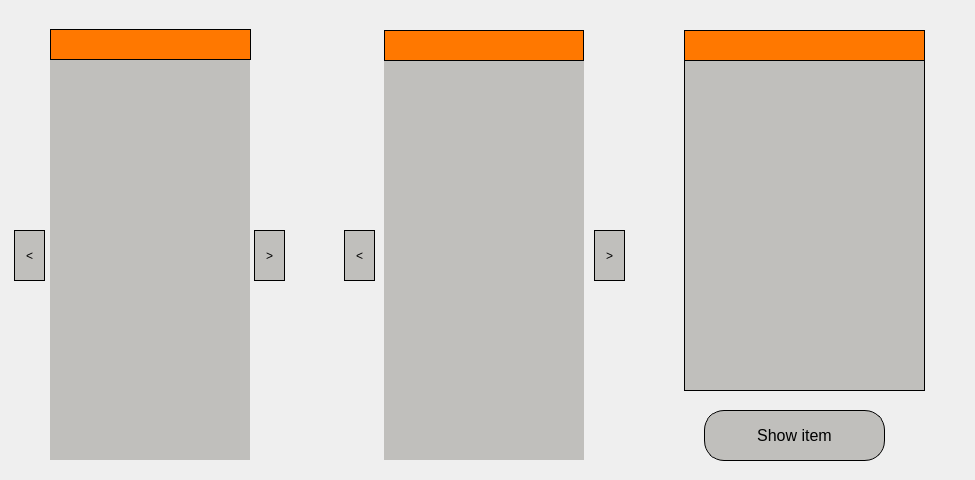
<?xml version="1.0" encoding="UTF-8"?>
<ui version="4.0">
 <class>Form</class>
 <widget class="QWidget" name="Form">
  <property name="geometry">
   <rect>
    <x>0</x>
    <y>0</y>
    <width>975</width>
    <height>480</height>
   </rect>
  </property>
  <property name="windowTitle">
   <string>Form</string>
  </property>
  <widget class="QLabel" name="l_gif">
   <property name="geometry">
    <rect>
     <x>384</x>
     <y>60</y>
     <width>200</width>
     <height>400</height>
    </rect>
   </property>
   <property name="styleSheet">
    <string notr="true">background-color: rgb(192, 191, 188);</string>
   </property>
   <property name="text">
    <string/>
   </property>
  </widget>
  <widget class="QPushButton" name="btn_gif_right">
   <property name="enabled">
    <bool>false</bool>
   </property>
   <property name="geometry">
    <rect>
     <x>594</x>
     <y>230</y>
     <width>31</width>
     <height>51</height>
    </rect>
   </property>
   <property name="styleSheet">
    <string notr="true">QPushButton {
	background-color: rgb(255, 120, 0);
	border-style: solid;
	border-width: 1px;
	border-color: rgb(0, 0, 0);
}

QPushButton:disabled {
	background-color: rgb(192, 191, 188);
	color: rgb(0, 0, 0);
}

QPushButton:hover {
	background-color: qlineargradient(spread:reflect, x1:0.493, y1:0.488545, x2:1, y2:1, stop:0.189055 rgba(255, 120, 0, 255), stop:1 rgba(255, 232, 214, 255));
}</string>
   </property>
   <property name="text">
    <string>&gt;</string>
   </property>
  </widget>
  <widget class="QLabel" name="label_photobox">
   <property name="geometry">
    <rect>
     <x>50</x>
     <y>29</y>
     <width>201</width>
     <height>31</height>
    </rect>
   </property>
   <property name="styleSheet">
    <string notr="true">background-color: rgb(255, 120, 0);
border-color: rgb(0, 0, 0);
border-style: solid;
border-width: 1px;</string>
   </property>
   <property name="text">
    <string/>
   </property>
   <property name="alignment">
    <set>Qt::AlignCenter</set>
   </property>
  </widget>
  <widget class="QLabel" name="l_photobox">
   <property name="geometry">
    <rect>
     <x>50</x>
     <y>60</y>
     <width>200</width>
     <height>400</height>
    </rect>
   </property>
   <property name="styleSheet">
    <string notr="true">background-color: rgb(192, 191, 188);</string>
   </property>
   <property name="text">
    <string/>
   </property>
  </widget>
  <widget class="QLabel" name="label_gif">
   <property name="geometry">
    <rect>
     <x>384</x>
     <y>30</y>
     <width>200</width>
     <height>31</height>
    </rect>
   </property>
   <property name="styleSheet">
    <string notr="true">background-color: rgb(255, 120, 0);
border-color: rgb(0, 0, 0);
border-style: solid;
border-width: 1px;</string>
   </property>
   <property name="text">
    <string/>
   </property>
   <property name="alignment">
    <set>Qt::AlignCenter</set>
   </property>
  </widget>
  <widget class="QPushButton" name="btn_photobox_right">
   <property name="enabled">
    <bool>false</bool>
   </property>
   <property name="geometry">
    <rect>
     <x>254</x>
     <y>230</y>
     <width>31</width>
     <height>51</height>
    </rect>
   </property>
   <property name="styleSheet">
    <string notr="true">QPushButton {
	background-color: rgb(255, 120, 0);
	border-style: solid;
	border-width: 1px;
	border-color: rgb(0, 0, 0);
}

QPushButton:disabled {
	background-color: rgb(192, 191, 188);
	color: rgb(0, 0, 0);
}

QPushButton:hover {
	background-color: qlineargradient(spread:reflect, x1:0.493, y1:0.488545, x2:1, y2:1, stop:0.189055 rgba(255, 120, 0, 255), stop:1 rgba(255, 232, 214, 255));
}</string>
   </property>
   <property name="text">
    <string>&gt;</string>
   </property>
  </widget>
  <widget class="QLabel" name="label_items">
   <property name="geometry">
    <rect>
     <x>684</x>
     <y>30</y>
     <width>241</width>
     <height>31</height>
    </rect>
   </property>
   <property name="styleSheet">
    <string notr="true">background-color: rgb(255, 120, 0);
border-color: rgb(0, 0, 0);
border-style: solid;
border-width: 1px;</string>
   </property>
   <property name="text">
    <string/>
   </property>
   <property name="alignment">
    <set>Qt::AlignCenter</set>
   </property>
  </widget>
  <widget class="QListWidget" name="list_view_items">
   <property name="geometry">
    <rect>
     <x>684</x>
     <y>60</y>
     <width>241</width>
     <height>331</height>
    </rect>
   </property>
   <property name="font">
    <font>
     <pointsize>12</pointsize>
     <italic>false</italic>
     <underline>false</underline>
     <strikeout>false</strikeout>
     <stylestrategy>PreferDefault</stylestrategy>
     <kerning>true</kerning>
    </font>
   </property>
   <property name="cursor" stdset="0">
    <cursorShape>ArrowCursor</cursorShape>
   </property>
   <property name="focusPolicy">
    <enum>Qt::NoFocus</enum>
   </property>
   <property name="styleSheet">
    <string notr="true">QListView{
	background-color: rgb(192, 191, 188);
	border-color: rgb(0, 0, 0);
	border-style: solid;
	border-width: 1px;
	padding: 5px;
	padding-left: 5px;
}

QListView:item{
	border: 2px solid black;
	margin:5px;
	height:50px;
	width:200px;
}

QListView:item:selected{
	border: 1px solid black;
	background-color: rgba(255, 120, 0, 171);
}</string>
   </property>
   <property name="autoScroll">
    <bool>true</bool>
   </property>
   <property name="movement">
    <enum>QListView::Static</enum>
   </property>
   <property name="flow">
    <enum>QListView::LeftToRight</enum>
   </property>
   <property name="isWrapping" stdset="0">
    <bool>true</bool>
   </property>
   <property name="resizeMode">
    <enum>QListView::Fixed</enum>
   </property>
   <property name="layoutMode">
    <enum>QListView::SinglePass</enum>
   </property>
   <property name="spacing">
    <number>0</number>
   </property>
   <property name="gridSize">
    <size>
     <width>120</width>
     <height>60</height>
    </size>
   </property>
   <property name="viewMode">
    <enum>QListView::ListMode</enum>
   </property>
   <property name="modelColumn">
    <number>0</number>
   </property>
   <property name="uniformItemSizes">
    <bool>false</bool>
   </property>
   <property name="wordWrap">
    <bool>false</bool>
   </property>
   <property name="selectionRectVisible">
    <bool>true</bool>
   </property>
   <property name="currentRow">
    <number>-1</number>
   </property>
   <property name="sortingEnabled">
    <bool>false</bool>
   </property>
  </widget>
  <widget class="QLabel" name="l_videoname">
   <property name="geometry">
    <rect>
     <x>54</x>
     <y>9</y>
     <width>871</width>
     <height>16</height>
    </rect>
   </property>
   <property name="font">
    <font>
     <pointsize>14</pointsize>
    </font>
   </property>
   <property name="text">
    <string/>
   </property>
   <property name="alignment">
    <set>Qt::AlignCenter</set>
   </property>
  </widget>
  <widget class="QPushButton" name="btn_show_item">
   <property name="enabled">
    <bool>false</bool>
   </property>
   <property name="geometry">
    <rect>
     <x>704</x>
     <y>410</y>
     <width>181</width>
     <height>51</height>
    </rect>
   </property>
   <property name="font">
    <font>
     <pointsize>12</pointsize>
     <weight>50</weight>
     <bold>false</bold>
    </font>
   </property>
   <property name="cursor">
    <cursorShape>PointingHandCursor</cursorShape>
   </property>
   <property name="styleSheet">
    <string notr="true">QPushButton {
	border-radius: 20px;
	background-color: rgb(255, 120, 0);
	border-style: solid;
	border-width: 1px;
	border-color: rgb(0, 0, 0);
}

QPushButton:disabled {
	background-color: rgb(192, 191, 188);
	color: rgb(0, 0, 0);
}

QPushButton:hover {
	background-color: qlineargradient(spread:reflect, x1:0.493, y1:0.488545, x2:1, y2:1, stop:0.189055 rgba(255, 120, 0, 255), stop:1 rgba(255, 232, 214, 255));
}</string>
   </property>
   <property name="text">
    <string>Show item</string>
   </property>
  </widget>
  <widget class="QPushButton" name="btn_photobox_left">
   <property name="enabled">
    <bool>false</bool>
   </property>
   <property name="geometry">
    <rect>
     <x>14</x>
     <y>230</y>
     <width>31</width>
     <height>51</height>
    </rect>
   </property>
   <property name="styleSheet">
    <string notr="true">QPushButton {
	background-color: rgb(255, 120, 0);
	border-style: solid;
	border-width: 1px;
	border-color: rgb(0, 0, 0);
}

QPushButton:disabled {
	background-color: rgb(192, 191, 188);
	color: rgb(0, 0, 0);
}

QPushButton:hover {
	background-color: qlineargradient(spread:reflect, x1:0.493, y1:0.488545, x2:1, y2:1, stop:0.189055 rgba(255, 120, 0, 255), stop:1 rgba(255, 232, 214, 255));
}</string>
   </property>
   <property name="text">
    <string>&lt;</string>
   </property>
  </widget>
  <widget class="QPushButton" name="btn_gif_left">
   <property name="enabled">
    <bool>false</bool>
   </property>
   <property name="geometry">
    <rect>
     <x>344</x>
     <y>230</y>
     <width>31</width>
     <height>51</height>
    </rect>
   </property>
   <property name="styleSheet">
    <string notr="true">QPushButton {
	background-color: rgb(255, 120, 0);
	border-style: solid;
	border-width: 1px;
	border-color: rgb(0, 0, 0);
}

QPushButton:disabled {
	background-color: rgb(192, 191, 188);
	color: rgb(0, 0, 0);
}

QPushButton:hover {
	background-color: qlineargradient(spread:reflect, x1:0.493, y1:0.488545, x2:1, y2:1, stop:0.189055 rgba(255, 120, 0, 255), stop:1 rgba(255, 232, 214, 255));
}</string>
   </property>
   <property name="text">
    <string>&lt;</string>
   </property>
  </widget>
 </widget>
 <resources/>
 <connections/>
</ui>
